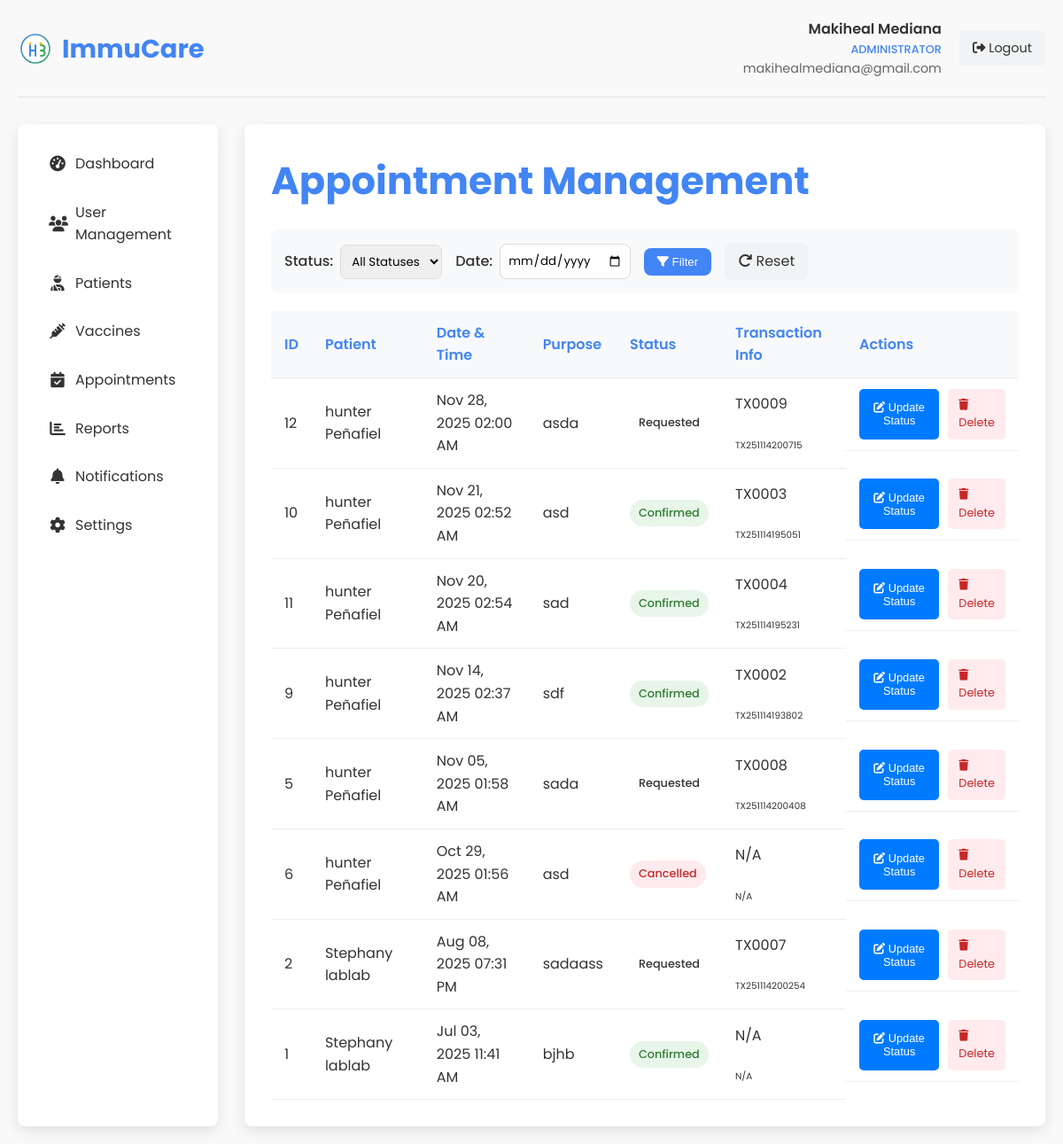
The page /admin_appointments.php (signed in) on the database its author committed.
### tables this page shows
CREATE TABLE `appointments` (
  `id` int(11) NOT NULL,
  `patient_id` int(11) NOT NULL,
  `staff_id` int(11) DEFAULT NULL,
  `appointment_date` datetime NOT NULL,
  `vaccine_id` int(11) DEFAULT NULL,
  `purpose` varchar(255) NOT NULL,
  `location` varchar(255) DEFAULT 'Main Clinic',
  `status` enum('requested','confirmed','completed','cancelled','no_show') DEFAULT 'requested',
  `notes` text DEFAULT NULL,
  `transaction_id` varchar(100) DEFAULT NULL,
  `transaction_number` varchar(50) DEFAULT NULL,
  `created_at` datetime NOT NULL,
  `updated_at` timestamp NOT NULL DEFAULT current_timestamp() ON UPDATE current_timestamp()
);

### transaction_helper.php (called while the page is built, shortened)
<?php
class TransactionHelper {
    public static function formatTransactionId($transaction_id) {
        if (empty($transaction_id)) {
            return 'N/A';
        }
        return $transaction_id;
    }
    public static function formatTransactionNumber($transaction_number) {
        if (empty($transaction_number)) {
            return 'N/A';
        }
        return $transaction_number;
    }
}
?>

### admin_appointments.php (the view, shortened to what this page needs)
<?php
require_once 'transaction_helper.php';
$admin_name = isset($_SESSION['user_name']) ? $_SESSION['user_name'] : 'Admin';
$admin_email = isset($_SESSION['user_email']) ? $_SESSION['user_email'] : '';
$conn = new mysqli(DB_HOST, DB_USER, DB_PASS, DB_NAME);
$date_filter = isset($_GET['date']) ? $_GET['date'] : '';
$query = "SELECT a.*,
         CONCAT(p.first_name, ' ', p.last_name) as patient_name,
         p.phone_number as patient_phone,
         v.name as vaccine_name,
         a.transaction_id,
         a.transaction_number
         FROM appointments a
         LEFT JOIN patients p ON a.patient_id = p.id
         LEFT JOIN vaccines v ON a.vaccine_id = v.id
         WHERE 1=1";
$query .= " ORDER BY a.appointment_date DESC";
$stmt = $conn->prepare($query);
$stmt->execute();
$appointments_result = $stmt->get_result();
?>
<!DOCTYPE html>
<html lang="en">
<head>
    <link rel="stylesheet" href="styles.css">
    <link rel="stylesheet" href="https://cdnjs.cloudflare.com/ajax/libs/font-awesome/6.4.0/css/all.min.css">
</head>
<body>
    <div class="dashboard-container">
        <div class="dashboard-header">
            <div class="dashboard-logo">
                <img src="images/logo.svg" alt="ImmuCare Logo">
                <h1>ImmuCare</h1>
            </div>
            <div class="user-menu">
                <div class="user-info">
                    <div class="user-name"><?php echo htmlspecialchars($admin_name); ?></div>
                    <div class="user-role">Administrator</div>
                    <div class="user-email"><?php echo htmlspecialchars($admin_email); ?></div>
                </div>
                <a href="admin_dashboard.php?logout=1" class="logout-btn">
                    <i class="fas fa-sign-out-alt"></i> Logout
                </a>
            </div>
        </div>
        <div class="dashboard-content">
            <div class="sidebar">
                <ul class="sidebar-menu">
                    <li><a href="admin_dashboard.php"><i class="fas fa-tachometer-alt"></i> Dashboard</a></li>
                    <li><a href="admin_users.php"><i class="fas fa-users"></i> User Management</a></li>
                    <li><a href="admin_patients.php"><i class="fas fa-user-injured"></i> Patients</a></li>
                    <li><a href="admin_vaccines.php"><i class="fas fa-syringe"></i> Vaccines</a></li>
                    <li><a href="admin_appointments.php" class="active"><i class="fas fa-calendar-check"></i> Appointments</a></li>
                    <li><a href="admin_reports.php"><i class="fas fa-chart-bar"></i> Reports</a></li>
                    <li><a href="admin_notifications.php"><i class="fas fa-bell"></i> Notifications</a></li>
                    <li><a href="admin_settings.php"><i class="fas fa-cog"></i> Settings</a></li>
                </ul>
            </div>
            <div class="main-content">
                <div class="page-title">
                    <h2>Appointment Management</h2>
                </div>
                <form action="" method="GET" class="filter-bar">
                    <div class="filter-group">
                        <label for="status">Status:</label>
                        <select id="status" name="status">
                            <option value="">All Statuses</option>
                        </select>
                    </div>
                    <div class="filter-group">
                        <label for="date">Date:</label>
                        <input type="date" id="date" name="date" value="<?php echo $date_filter; ?>">
                    </div>
                    <button type="submit" class="filter-btn"><i class="fas fa-filter"></i> Filter</button>
                    <a href="admin_appointments.php" class="reset-btn"><i class="fas fa-redo"></i> Reset</a>
                </form>
                <div class="appointments-list">
                    <table class="appointments-table">
                        <thead>
                            <tr>
                                <th>ID</th>
                                <th>Patient</th>
                                <th>Date & Time</th>
                                <th>Purpose</th>
                                <th>Status</th>
                                <th>Transaction Info</th>
                                <th>Actions</th>
                            </tr>
                        </thead>
                        <tbody>
                            <?php if ($appointments_result && $appointments_result->num_rows > 0): ?>
                                <?php while ($appointment = $appointments_result->fetch_assoc()): ?>
                                    <tr>
                                        <td><?php echo $appointment['id']; ?></td>
                                        <td><?php echo htmlspecialchars($appointment['patient_name']); ?></td>
                                        <td><?php echo date('M d, Y h:i A', strtotime($appointment['appointment_date'])); ?></td>
                                        <td><?php echo htmlspecialchars($appointment['purpose']); ?></td>
                                        <td>
                                            <span class="appointment-status status-<?php echo $appointment['status']; ?>">
                                                <?php echo ucfirst($appointment['status']); ?>
                                            </span>
                                        </td>
                                        <td class="transaction-info">
                                            <div class="small">
                                                <div class="badge bg-primary mb-1"><?php echo TransactionHelper::formatTransactionNumber($appointment['transaction_number']); ?></div><br>
                                                <div class="text-muted" style="font-size: 0.65rem;"><?php echo TransactionHelper::formatTransactionId($appointment['transaction_id']); ?></div>
                                            </div>
                                        </td>
                                        <td class="action-buttons">
                                            <button type="button" class="btn-edit" onclick="openStatusModal(<?php echo $appointment['id']; ?>, '<?php echo $appointment['status']; ?>', '<?php echo htmlspecialchars($appointment['notes'] ?? '', ENT_QUOTES); ?>')">
                                                <i class="fas fa-edit"></i> Update Status
                                            </button>
                                            <a href="?action=delete&id=<?php echo $appointment['id']; ?>" class="btn-delete" onclick="return confirm('Are you sure you want to delete this appointment?');">
                                                <i class="fas fa-trash"></i> Delete
                                            </a>
                                        </td>
                                    </tr>
                                <?php endwhile; ?>
                            <?php else: ?>
                                <tr>
                                    <td colspan="8" style="text-align: center;">No appointments found.</td>
                                </tr>
                            <?php endif; ?>
                        </tbody>
                    </table>
                </div>
            </div>
        </div>
    </div>
</body>
</html>

### styles.css (style rules this page uses)
:root { --primary-color: #4285f4; --secondary-color: #34a853; --accent-color: #fbbc05; --text-color: #333; --light-text: #666; --bg-light: #f9f9f9; --bg-white: #ffffff; --shadow: 0 5px 15px rgba(0, 0, 0, 0.1); --border-radius: 8px; --transition: all 0.3s ease; }
* { margin: 0; padding: 0; box-sizing: border-box; }
html { scroll-behavior: smooth; }
body { font-family: 'Poppins', sans-serif; line-height: 1.6; color: var(--text-color); background-color: var(--bg-light); }
a { text-decoration: none; color: inherit; }
ul { list-style: none; }
img { max-width: 100%; height: auto; }

### admin_appointments.php (style rules this page uses)
.dashboard-container { max-width: 1400px; margin: 0 auto; padding: 20px; }
.dashboard-header { display: flex; justify-content: space-between; align-items: center; margin-bottom: 30px; padding-bottom: 20px; border-bottom: 1px solid #e1e4e8; }
.dashboard-logo { display: flex; align-items: center; }
.dashboard-logo img { height: 40px; margin-right: 10px; }
.dashboard-logo h1 { font-size: 1.8rem; color: var(--primary-color); margin: 0; }
.user-menu { display: flex; align-items: center; }
.user-info { margin-right: 20px; text-align: right; }
.user-name { font-weight: 600; color: var(--text-color); }
.user-role { font-size: 0.8rem; color: var(--primary-color); font-weight: 500; text-transform: uppercase; }
.user-email { font-size: 0.9rem; color: var(--light-text); }
.logout-btn { padding: 8px 15px; background-color: #f1f3f5; color: var(--text-color); border-radius: 5px; font-size: 0.9rem; transition: var(--transition); }
.dashboard-content { display: grid; grid-template-columns: 1fr 4fr; gap: 30px; }
.sidebar { background-color: var(--bg-white); border-radius: var(--border-radius); box-shadow: var(--shadow); padding: 20px; }
.sidebar-menu { list-style: none; padding: 0; margin: 0; }
.sidebar-menu li { margin-bottom: 5px; }
.sidebar-menu a { display: flex; align-items: center; padding: 12px 15px; border-radius: var(--border-radius); color: var(--text-color); transition: var(--transition); text-decoration: none; }
.sidebar-menu i { margin-right: 10px; font-size: 1.1rem; width: 20px; text-align: center; }
.main-content { background-color: var(--bg-white); border-radius: var(--border-radius); box-shadow: var(--shadow); padding: 30px; }
.page-title { font-size: 1.8rem; color: var(--primary-color); margin-bottom: 20px; display: flex; justify-content: space-between; align-items: center; }
.filter-bar { display: flex; gap: 15px; margin-bottom: 20px; flex-wrap: wrap; align-items: center; background-color: #f8f9fa; padding: 15px; border-radius: var(--border-radius); }
.filter-group { display: flex; align-items: center; gap: 8px; }
.filter-group label { font-weight: 500; }
.filter-group select, .filter-group input { padding: 8px; border: 1px solid #ddd; border-radius: var(--border-radius); font-family: inherit; }
.filter-btn { background-color: var(--primary-color); color: white; border: none; padding: 8px 15px; border-radius: var(--border-radius); cursor: pointer; transition: var(--transition); }
.reset-btn { background-color: #f1f3f5; color: var(--text-color); border: none; padding: 8px 15px; border-radius: var(--border-radius); cursor: pointer; transition: var(--transition); }
.appointments-table { width: 100%; border-collapse: collapse; }
.appointments-table th, .appointments-table td { padding: 12px 15px; text-align: left; border-bottom: 1px solid #eee; }
.appointments-table th { font-weight: 600; color: var(--primary-color); background-color: #f8f9fa; }
.appointment-status { display: inline-block; padding: 5px 10px; border-radius: 20px; font-size: 0.8rem; font-weight: 500; }
.status-confirmed { background-color: #e8f5e9; color: #2e7d32; }
.status-cancelled { background-color: #ffebee; color: #c62828; }
.action-buttons { display: flex; gap: 10px; }
.btn-view, .btn-edit, .btn-delete { padding: 8px 12px; border-radius: 5px; font-size: 0.8rem; text-decoration: none; transition: var(--transition); border: none; cursor: pointer; }
.btn-edit { background-color: #007bff; color: white; }
.btn-delete { background-color: #ffebee; color: #c62828; }

### rows shown on the page
appointments: id "12", patient_name "hunter Peñafiel", appointment_date "Nov 28, 2025 02:00 AM", purpose "asda", status "Requested", transaction_number "TX0009", transaction "TX251114200715"
appointments: id "10", patient_name "hunter Peñafiel", appointment_date "Nov 21, 2025 02:52 AM", purpose "asd", status "Confirmed", transaction_number "TX0003", transaction "TX251114195051"
appointments: id "11", patient_name "hunter Peñafiel", appointment_date "Nov 20, 2025 02:54 AM", purpose "sad", status "Confirmed", transaction_number "TX0004", transaction "TX251114195231"
appointments: id "9", patient_name "hunter Peñafiel", appointment_date "Nov 14, 2025 02:37 AM", purpose "sdf", status "Confirmed", transaction_number "TX0002", transaction "TX251114193802"
appointments: id "5", patient_name "hunter Peñafiel", appointment_date "Nov 05, 2025 01:58 AM", purpose "sada", status "Requested", transaction_number "TX0008", transaction "TX251114200408"
appointments: id "6", patient_name "hunter Peñafiel", appointment_date "Oct 29, 2025 01:56 AM", purpose "asd", status "Cancelled", transaction_number "N/A", transaction "N/A"
appointments: id "2", patient_name "Stephany lablab", appointment_date "Aug 08, 2025 07:31 PM", purpose "sadaass", status "Requested", transaction_number "TX0007", transaction "TX251114200254"
appointments: id "1", patient_name "Stephany lablab", appointment_date "Jul 03, 2025 11:41 AM", purpose "bjhb", status "Confirmed", transaction_number "N/A", transaction "N/A"

### other values the page prints
$admin_name "Makiheal Mediana"
$admin_email "makihealmediana@gmail.com"
